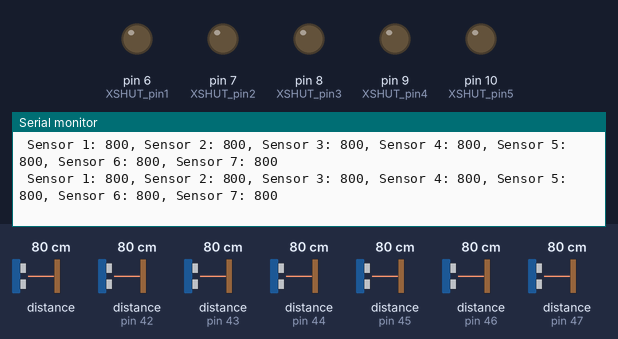
A sketch run on a simulated Arduino Uno, built with avr-gcc and run on an emulated ATmega328P. Shown: output pins drawn as LEDs (lit = HIGH), the last lines printed to the serial monitor. The test bench sets the inputs (shaded band); at power-on: distance to the obstacle 80 cm, distance to the obstacle (sensors on pin 42, pin 43, pin 44, pin 45, pin 46, pin 47) 80 cm.

Above: at 1.2 s.
1.3 s: distance to the obstacle (sensor 0) set to 2 cm
At 1.64 s:
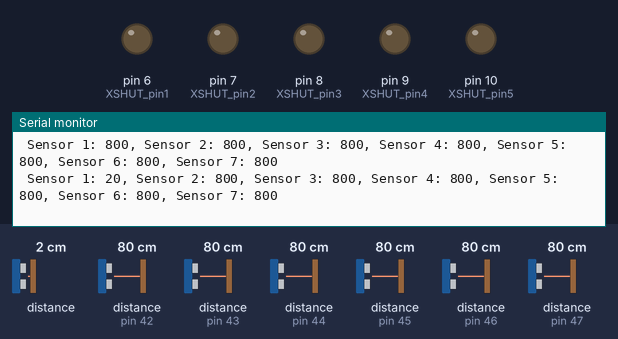
4.3 s: distance to the obstacle (sensor on pin 42) set to 2 cm
At 4.44 s:
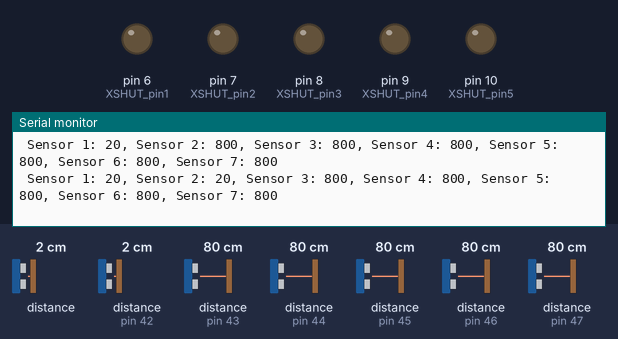
5.8 s: distance to the obstacle (sensor on pin 43) set to 2 cm
At 5.84 s:
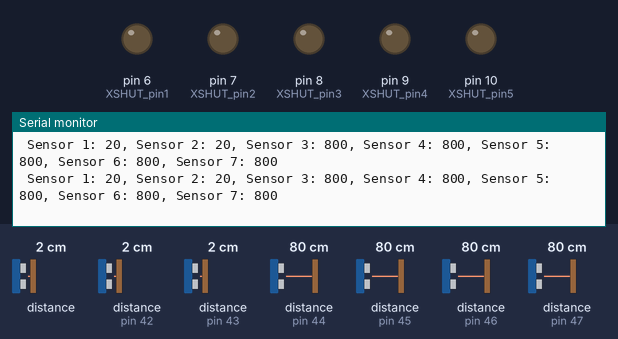
8.8 s: distance to the obstacle (sensor on pin 44) set to 2 cm
At 8.88 s:
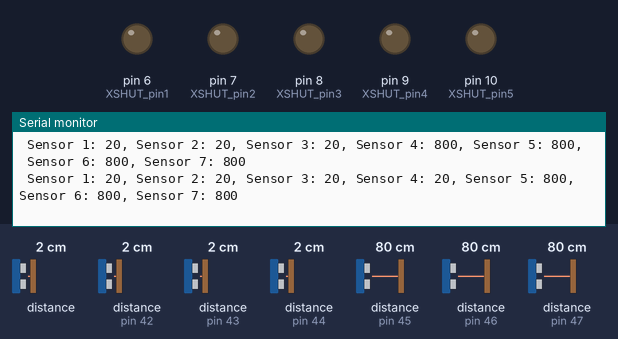
11.8 s: distance to the obstacle (sensor on pin 45) set to 2 cm
At 11.91 s:
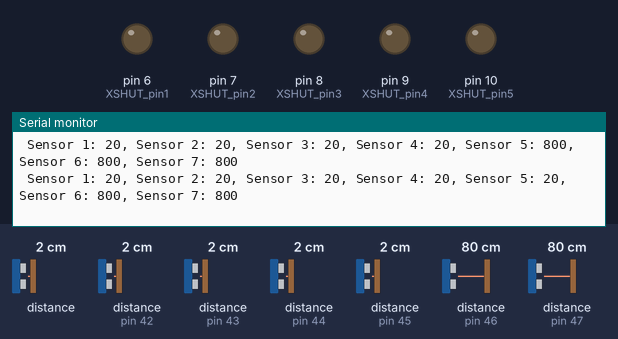
14.8 s: distance to the obstacle (sensor on pin 46) set to 2 cm
At 17.23 s:
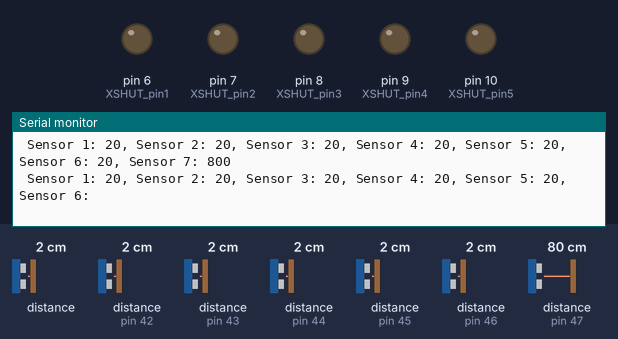

The sketch:

Multiple_TOF_Reading.ino
```cpp
#include <Wire.h>
#include <VL53L0X.h>

//#define XSHUT_pin5 not required for address change
#define XSHUT_pin6 11
#define XSHUT_pin5 10
#define XSHUT_pin4 9
#define XSHUT_pin3 8
#define XSHUT_pin2 7
#define XSHUT_pin1 6

//ADDRESS_DEFAULT 0b0101001 or 41
//#define Sensor1_newAddress 41 not required address change
#define Sensor2_newAddress 42
#define Sensor3_newAddress 43
#define Sensor4_newAddress 44
#define Sensor5_newAddress 45
#define Sensor6_newAddress 46
#define Sensor7_newAddress 47


VL53L0X Sensor1;
VL53L0X Sensor2;
VL53L0X Sensor3;
VL53L0X Sensor4;
VL53L0X Sensor5;
VL53L0X Sensor6;
VL53L0X Sensor7;

void setup()
{ /*WARNING*/
  //Shutdown pins of VL53L0X ACTIVE-LOW-ONLY NO TOLERANT TO 5V will fry them
  pinMode(XSHUT_pin1, OUTPUT);
  pinMode(XSHUT_pin2, OUTPUT);
  pinMode(XSHUT_pin3, OUTPUT);
  pinMode(XSHUT_pin4, OUTPUT);
  pinMode(XSHUT_pin5, OUTPUT);
  pinMode(XSHUT_pin6, OUTPUT);

  Serial.begin(9600);

  Wire.begin();
  //Change address of sensor and power up next one
  Sensor7.setAddress(Sensor7_newAddress);
  pinMode(XSHUT_pin6, INPUT);
  delay(10); //For power-up procedure t-boot max 1.2ms "Datasheet: 2.9 Power sequence"
  Sensor6.setAddress(Sensor6_newAddress);
  pinMode(XSHUT_pin5, INPUT);
  delay(10); //For power-up procedure t-boot max 1.2ms "Datasheet: 2.9 Power sequence"
  Sensor5.setAddress(Sensor5_newAddress);
  pinMode(XSHUT_pin4, INPUT);
  delay(10);
  Sensor4.setAddress(Sensor4_newAddress);
  pinMode(XSHUT_pin3, INPUT);
  delay(10);
  Sensor3.setAddress(Sensor3_newAddress);
  pinMode(XSHUT_pin2, INPUT);
  delay(10);
  Sensor2.setAddress(Sensor2_newAddress);
  pinMode(XSHUT_pin1, INPUT);
  delay(10);

  Sensor1.init();
  Sensor2.init();
  Sensor3.init();
  Sensor4.init();
  Sensor5.init();
  Sensor6.init();
  Sensor7.init();

  Sensor1.setTimeout(500);
  Sensor2.setTimeout(500);
  Sensor3.setTimeout(500);
  Sensor4.setTimeout(500);
  Sensor5.setTimeout(500);
  Sensor6.setTimeout(500);
  Sensor7.setTimeout(500);

  // Start continuous back-to-back mode (take readings as
  // fast as possible).  To use continuous timed mode
  // instead, provide a desired inter-measurement period in
  // ms (e.g. sensor.startContinuous(100)).
  Sensor1.startContinuous();
  Sensor2.startContinuous();
  Sensor3.startContinuous();
  Sensor4.startContinuous();
  Sensor5.startContinuous();
  Sensor6.startContinuous();
  Sensor7.startContinuous();

}

void loop()
{
  Serial.print(" Sensor 1: ");
  Serial.print(Sensor1.readRangeContinuousMillimeters());
  Serial.print(',');
  Serial.print(" Sensor 2: ");
  Serial.print(Sensor2.readRangeContinuousMillimeters());
  Serial.print(',');
  Serial.print(" Sensor 3: ");
  Serial.print(Sensor3.readRangeContinuousMillimeters());
  Serial.print(',');
  Serial.print(" Sensor 4: ");
  Serial.print(Sensor4.readRangeContinuousMillimeters());
  Serial.print(',');
  Serial.print(" Sensor 5: ");
  Serial.print(Sensor5.readRangeContinuousMillimeters());
  Serial.print(',');
  Serial.print(" Sensor 6: ");
  Serial.print(Sensor6.readRangeContinuousMillimeters());
  Serial.print(',');
  Serial.print(" Sensor 7: ");
  Serial.print(Sensor7.readRangeContinuousMillimeters());

  Serial.println();

}
```

Measured:
- after the input at 1.3 s, the serial monitor: prints a new line after 0.17 s (image 1)
- after the input at 14.8 s, the serial monitor: prints a new line after 0.21 s (image 6)
